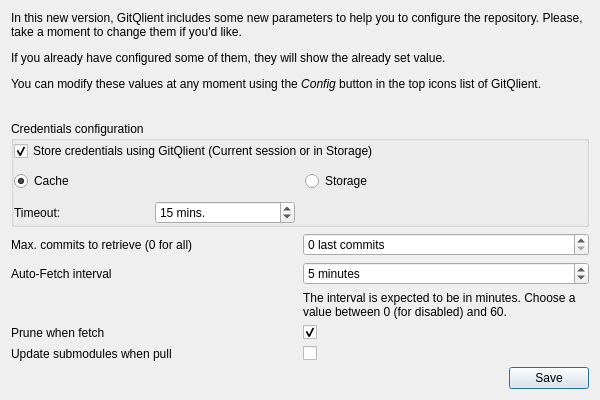
<?xml version="1.0" encoding="UTF-8"?>
<ui version="4.0">
 <class>InitialRepoConfig</class>
 <widget class="QDialog" name="InitialRepoConfig">
  <property name="geometry">
   <rect>
    <x>0</x>
    <y>0</y>
    <width>600</width>
    <height>400</height>
   </rect>
  </property>
  <property name="minimumSize">
   <size>
    <width>600</width>
    <height>400</height>
   </size>
  </property>
  <property name="maximumSize">
   <size>
    <width>800</width>
    <height>600</height>
   </size>
  </property>
  <property name="windowTitle">
   <string>Repo config</string>
  </property>
  <layout class="QGridLayout" name="gridLayout">
   <item row="0" column="0" colspan="2">
    <widget class="QLabel" name="label_4">
     <property name="text">
      <string>&lt;html&gt;&lt;head/&gt;&lt;body&gt;&lt;p&gt;In this new version, GitQlient includes some new parameters to help you to configure the repository. Please, take a moment to change them if you'd like.&lt;/p&gt;&lt;p&gt;If you already have configured some of them, they will show the already set value.&lt;/p&gt;&lt;p&gt;You can modify these values at any moment using the &lt;span style=&quot; font-style:italic;&quot;&gt;Config &lt;/span&gt;button in the top icons list of GitQlient.&lt;/p&gt;&lt;/body&gt;&lt;/html&gt;</string>
     </property>
     <property name="wordWrap">
      <bool>true</bool>
     </property>
    </widget>
   </item>
   <item row="8" column="1">
    <widget class="CheckBox" name="updateOnPull">
     <property name="text">
      <string/>
     </property>
    </widget>
   </item>
   <item row="9" column="0" colspan="2">
    <layout class="QHBoxLayout" name="horizontalLayout">
     <item>
      <spacer name="horizontalSpacer">
       <property name="orientation">
        <enum>Qt::Horizontal</enum>
       </property>
       <property name="sizeHint" stdset="0">
        <size>
         <width>40</width>
         <height>20</height>
        </size>
       </property>
      </spacer>
     </item>
     <item>
      <widget class="QPushButton" name="pushButton">
       <property name="text">
        <string>Save</string>
       </property>
      </widget>
     </item>
    </layout>
   </item>
   <item row="7" column="0">
    <widget class="QLabel" name="label_2">
     <property name="text">
      <string>Prune when fetch</string>
     </property>
    </widget>
   </item>
   <item row="2" column="1">
    <spacer name="verticalSpacer">
     <property name="orientation">
      <enum>Qt::Vertical</enum>
     </property>
     <property name="sizeType">
      <enum>QSizePolicy::Fixed</enum>
     </property>
     <property name="sizeHint" stdset="0">
      <size>
       <width>20</width>
       <height>10</height>
      </size>
     </property>
    </spacer>
   </item>
   <item row="4" column="1">
    <widget class="QSpinBox" name="sbMaxCommits">
     <property name="suffix">
      <string> last commits</string>
     </property>
     <property name="maximum">
      <number>999999999</number>
     </property>
     <property name="singleStep">
      <number>10</number>
     </property>
     <property name="value">
      <number>0</number>
     </property>
    </widget>
   </item>
   <item row="4" column="0">
    <widget class="QLabel" name="label_7">
     <property name="text">
      <string>Max. commits to retrieve (0 for all)</string>
     </property>
    </widget>
   </item>
   <item row="7" column="1">
    <widget class="CheckBox" name="pruneOnFetch">
     <property name="text">
      <string/>
     </property>
     <property name="checked">
      <bool>true</bool>
     </property>
    </widget>
   </item>
   <item row="5" column="0">
    <widget class="QLabel" name="label">
     <property name="text">
      <string>Auto-Fetch interval</string>
     </property>
    </widget>
   </item>
   <item row="6" column="1">
    <widget class="QLabel" name="label_3">
     <property name="text">
      <string>The interval is expected to be in minutes. Choose a value between 0 (for disabled) and 60.</string>
     </property>
     <property name="wordWrap">
      <bool>true</bool>
     </property>
    </widget>
   </item>
   <item row="1" column="0" colspan="2">
    <widget class="QFrame" name="orangeHSeparator">
     <property name="frameShape">
      <enum>QFrame::NoFrame</enum>
     </property>
     <property name="frameShadow">
      <enum>QFrame::Plain</enum>
     </property>
     <property name="lineWidth">
      <number>0</number>
     </property>
    </widget>
   </item>
   <item row="5" column="1">
    <widget class="QSpinBox" name="autoFetch">
     <property name="suffix">
      <string> minutes</string>
     </property>
     <property name="maximum">
      <number>60</number>
     </property>
     <property name="value">
      <number>5</number>
     </property>
    </widget>
   </item>
   <item row="8" column="0">
    <widget class="QLabel" name="label_5">
     <property name="text">
      <string>Update submodules when pull</string>
     </property>
    </widget>
   </item>
   <item row="3" column="0" colspan="2">
    <widget class="QGroupBox" name="credentialsFrames">
     <property name="title">
      <string>Credentials configuration</string>
     </property>
     <layout class="QGridLayout" name="gridLayout_2">
      <property name="leftMargin">
       <number>0</number>
      </property>
      <property name="topMargin">
       <number>0</number>
      </property>
      <property name="rightMargin">
       <number>0</number>
      </property>
      <property name="bottomMargin">
       <number>0</number>
      </property>
      <property name="spacing">
       <number>10</number>
      </property>
      <item row="1" column="1">
       <widget class="QRadioButton" name="rbStorage">
        <property name="text">
         <string>Storage</string>
        </property>
        <attribute name="buttonGroup">
         <string notr="true">buttonGroup</string>
        </attribute>
       </widget>
      </item>
      <item row="0" column="0" colspan="2">
       <widget class="CheckBox" name="chbCredentials">
        <property name="text">
         <string>Store credentials using GitQlient (Current session or in Storage)</string>
        </property>
        <property name="checked">
         <bool>true</bool>
        </property>
       </widget>
      </item>
      <item row="1" column="0">
       <widget class="QRadioButton" name="rbCache">
        <property name="text">
         <string>Cache</string>
        </property>
        <property name="checked">
         <bool>true</bool>
        </property>
        <attribute name="buttonGroup">
         <string notr="true">buttonGroup</string>
        </attribute>
       </widget>
      </item>
      <item row="2" column="0">
       <layout class="QHBoxLayout" name="horizontalLayout_2">
        <property name="spacing">
         <number>0</number>
        </property>
        <item>
         <widget class="QLabel" name="label_6">
          <property name="text">
           <string>Timeout:</string>
          </property>
         </widget>
        </item>
        <item>
         <widget class="QSpinBox" name="sbTimeout">
          <property name="suffix">
           <string> mins.</string>
          </property>
          <property name="maximum">
           <number>480</number>
          </property>
          <property name="singleStep">
           <number>5</number>
          </property>
          <property name="value">
           <number>15</number>
          </property>
         </widget>
        </item>
       </layout>
      </item>
     </layout>
    </widget>
   </item>
  </layout>
 </widget>
 <customwidgets>
  <customwidget>
   <class>CheckBox</class>
   <extends>QCheckBox</extends>
   <header>CheckBox.h</header>
  </customwidget>
 </customwidgets>
 <tabstops>
  <tabstop>chbCredentials</tabstop>
  <tabstop>rbCache</tabstop>
  <tabstop>rbStorage</tabstop>
  <tabstop>sbTimeout</tabstop>
  <tabstop>sbMaxCommits</tabstop>
  <tabstop>autoFetch</tabstop>
  <tabstop>pruneOnFetch</tabstop>
  <tabstop>updateOnPull</tabstop>
  <tabstop>pushButton</tabstop>
 </tabstops>
 <resources/>
 <connections>
  <connection>
   <sender>pushButton</sender>
   <signal>clicked()</signal>
   <receiver>InitialRepoConfig</receiver>
   <slot>accept()</slot>
   <hints>
    <hint type="sourcelabel">
     <x>580</x>
     <y>423</y>
    </hint>
    <hint type="destinationlabel">
     <x>350</x>
     <y>189</y>
    </hint>
   </hints>
  </connection>
 </connections>
 <buttongroups>
  <buttongroup name="buttonGroup"/>
 </buttongroups>
</ui>
